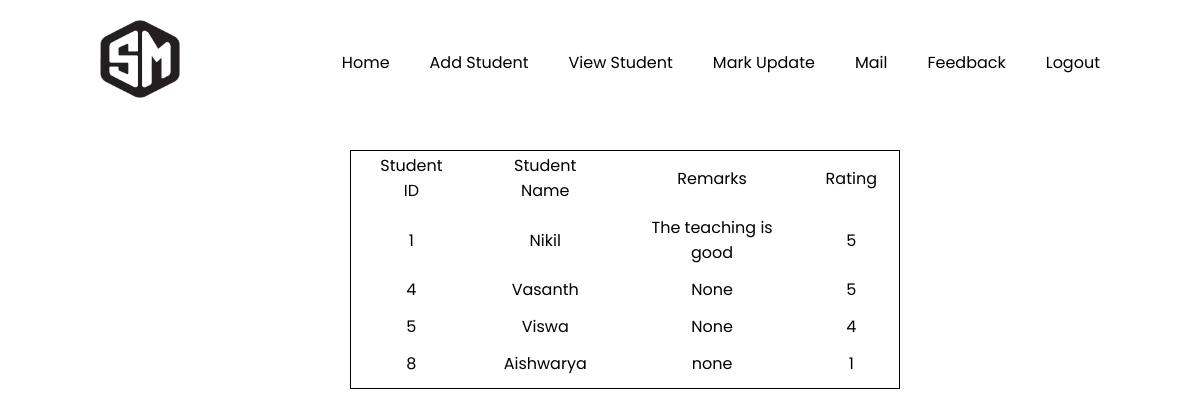
The page /feedbackview/ on the database its author committed.
### stdmodule/models.py (models this page shows)
class Feedback(models.Model):
    sid = models.AutoField(primary_key=True)
    sname = models.CharField(max_length=255)
    remarks = models.CharField(max_length=255)
    rating = models.CharField(max_length=255)

### stdmodule/views.py (the view)
# urls.py: path('feedbackview/', views.feedbackview, name='viewfeedback'),
def feedbackview(request):
    cdata = Feedback.objects.all()
    return render(request, "feedbackview.html",{'data':cdata})

### templates/feedbackview.html (shortened to what this page needs)
{%load static%}
<!DOCTYPE html>
<html lang="en">
<head>
    <link rel="stylesheet" href="{%static 'student-register.css' %}">
</head>
<body>
{% include 'menu2.html' %}
    <div class="student-table">
        {% block content %}
            <table style="border: 1px solid black; margin-left: 50px;">
                <tr>
                    <td>Student ID</td>
                    <td>Student Name</td>
                    <td>Remarks</td>
                    <td>Rating</td>
                </tr>
                {% for t in data %}
                <tr>
                    <td>{{ t.sid }}</td>
                    <td>{{ t.sname }}</td>
                    <td>{{ t.remarks }}</td>
                    <td>{{ t.rating }}</td>
                </tr>
                {% endfor %}
            </table>
            {% endblock %}
    </div>
</body>
</html>

### stdmodule/static/student-register.css (style rules this page uses)
body { margin: 0; padding: 0; background: white; height: 100vh; overflow: hidden; font-family: 'Poppins', sans-serif; }
.student-table { margin-top: 150px; margin-left: 300px; margin-right: 300px; text-align: center; }
.student-table td { padding: 0px 20px 10px 20px; }

### stdmodule/static/home-style.css (style rules this page uses)
* { margin: 0; padding: 0; box-sizing: border-box; font-family: 'Poppins', sans-serif; }

### rows shown on the page
Feedback: sid "1", sname "Nikil", remarks "The teaching is good", rating "5"
Feedback: sid "4", sname "Vasanth", remarks "None", rating "5"
Feedback: sid "5", sname "Viswa", remarks "None", rating "4"
Feedback: sid "8", sname "Aishwarya", remarks "none", rating "1"
